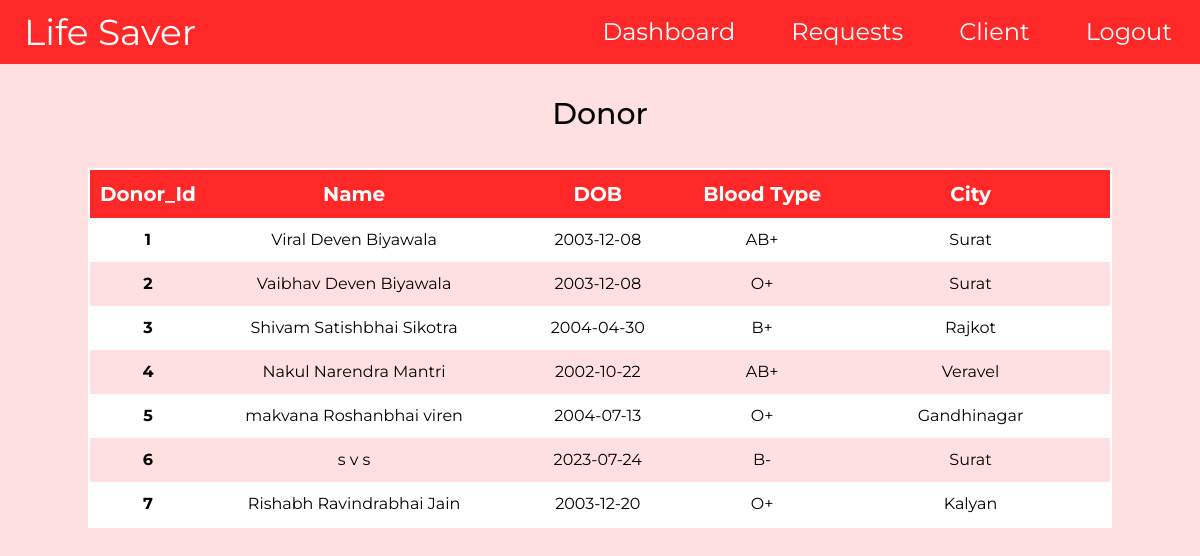
The page /Client/donor (signed in) on the database its author committed.
### app/models.py (models this page shows)
class Donor(UserMixin,db.Model):
    donor_id = db.Column(db.Integer, primary_key=True, autoincrement=True)
    d_email_id = db.Column(db.String(120), db.ForeignKey('r_donor.d_email_id'))
    first_name = db.Column(db.String(50), nullable=False)
    middle_name = db.Column(db.String(50), nullable=False)
    last_name = db.Column(db.String(50), nullable=False)
    date_of_birth = db.Column(db.Date, nullable=False)
    gender = db.Column(db.String(10), nullable=False)
    contact_phone = db.Column(db.Integer, nullable=False)
    contact_address = db.Column(db.String(300), nullable=False)
    city = db.Column(db.String(20), nullable=False)
    blood_type = db.Column(db.String(5), nullable=False)
    r_donor = db.relationship("RDonor", backref="donors")

### app/routes.py (the view)
@app.route('/Client/<id>',methods=['POST','GET'])
@login_required
@admin_required
def Client(id):
    if id == 'donor':
        drs = Donor.query.all()
    elif id == 'hospital':
        drs = RHospital.query.all()
    elif id == 'recipient':
        drs = Recipient.query.all()
    else:
        return redirect(url_for('Admin'))
    return render_template('Admin/Admin_Client.html',drs=drs,id=id)

### app/models.py (called while the page is built)
    def has_role(self, role):
        return role in self.roles

### app/routes.py (called while the page is built)
def admin_required(f):
    @wraps(f)
    def decorated_function(*args, **kwargs):
        if current_user.is_authenticated :
            if current_user.has_role('admin'):
                return f(*args, **kwargs)
            else:
                return redirect(url_for('index'))
        else:
            return redirect(url_for('index'))
    return decorated_function

@login_manager.user_loader
def load_user(user_id):
    donor = RDonor.query.get(user_id)
    if donor:
        return donor
    hospital = RHospital.query.get(user_id)
    if hospital:
        return hospital
    admin = AdminUser.query.get(user_id)
    if admin:
        return admin
    return None

### app/templates/Admin/Admin_Client.html (shortened to what this page needs)
<!DOCTYPE html>
<html lang="en" class="box-border scroll-smooth focus:scroll-auto">
  <head>
    <script src="https://cdn.tailwindcss.com"></script>
    <link
      rel="stylesheet"
      href="{{ url_for('static', filename='profile.css') }}"
    />
  </head>
  <body class="dreq-body bg-[#ffe0e0]">
    <nav class="bg-[#FF2828] w-full flex py-[12px] text-white text-[24px] max-[830px]:hidden ">
      <div
        class="flex items-center w-[20%] ml-6 text-4xl hover:tracking-[0.1em] transition-all duration-700 cursor-pointer">
        <a href="{{ url_for('index') }}">Life Saver</a>
      </div>
      <div class="flex w-[80%] justify-end items-center">
        <div class="cursor-pointer hover:border-b-2 hover:border-white transition-all duration-100 mx-7">
          <a href="{{ url_for('Admin') }}">Dashboard</a>
        </div>
        <div class="nav-btn p-dropdown ap-req-dropdown input">
          <div class="temp flex items-center">
            <button class="inline mx-[28px]" onclick="showItemS()">
              <div class="hover:border-b-2 hover:border-white transition-all duration-100">Requests</div>
            </button>
          </div>
        </div>
        <div class="nav-btn2 p-dropdown ap-client-dropdown input">
          <div class="temp flex items-center">
            <button class="inline mx-[28px]" onclick="showItemSClient()">
              <div id="profile-pic-main" class="hover:border-b-2 hover:border-white transition-all duration-100">Client
              </div>
            </button>
          </div>
        </div>
        <div class="cursor-pointer hover:border-b-2 hover:border-white transition-all duration-100 mx-7">
          <a href="{{ url_for('logout') }}">Logout</a>
        </div>
      </div>
    </nav>
    <div class="my-8  text-3xl font-medium text-center">{{id.capitalize()}}</div>
    <div class="mt-8 flex justify-center mb-[4rem]">
        <div
            class="c-right w-[90%]   px-7 pt-1"
          >
          {% if id == 'donor' %}
          <div class="overflow-x-scroll t-scroll">
            <table>
                <tr>
                  <th class="bg-[#ff2828] text-white text-xl ">Donor_Id</th>
                  <th class="bg-[#ff2828] text-white text-xl ">Name</th>
                  <th class="bg-[#ff2828] text-white text-xl ">DOB</th>
                  <th class="bg-[#ff2828] text-white text-xl ">Blood Type</th>
                  <th class="bg-[#ff2828] text-white text-xl ">City</th>
                </tr>
                {% for dr in drs%}
                <tr>
                  <td class="font-bold">{{ dr.donor_id }}</td>
                  <td>{{ dr.first_name + " " + dr.middle_name + " " + dr.last_name }}</td>
                  <td>{{ dr.date_of_birth }}</td>
                  <td>{{ dr.blood_type }}</td>
                  <td>{{ dr.city }}</td>
                </tr>
                {% endfor %}
            </table>
          </div>
            {% endif %}
        </div>
    </div>
  </body>
</html>

### app/static/profile.css (style rules this page uses)
body { font-family: 'Montserrat', sans-serif; }
:root { --text-sm:1rem; --text-md:2rem; --text-lg:2.5rem; --text-elg:3rem; --text-xxl:3.5rem; --border-rad-main:1.5rem; --border-rad:2rem; --primary-color:#ff2828; }
.p-dropdown { position: relative; }
table { border-collapse: collapse; width: 100%; }
th, td { padding: 10px; text-align: center; }
th { background-color: #FF2828; color: white; }
td { color:black; }
th:nth-child(1), td:nth-child(1) { width: 30%; }
th:nth-child(2), td:nth-child(2) { width: 30%; }
th:nth-child(3), td:nth-child(3) { width: 20%; }
th:nth-child(4), td:nth-child(4) { width: 25%; }
th,td { white-space: nowrap; }
.c-right th:nth-child(1),.c-right td:nth-child(1) { width: 10%; }
.c-right th:nth-child(2),.c-right td:nth-child(2) { width: 30%; }
.c-right th:nth-child(3),.c-right td:nth-child(3) { width: 20%; }
.c-right th:nth-child(4),.c-right td:nth-child(4) { width: 10%; }
.c-right th:nth-child(5),.c-right td:nth-child(5) { width: 30%; }
.c-right th, .c-right td { border: none; padding: 10px; text-align: center; }
.c-right tr:nth-child(even) { background-color: white; }
.c-right table { border:2px solid white; }

### rows shown on the page
Donor: donor_id "1", first_name+middle_name+last_name "Viral Deven Biyawala", date_of_birth "2003-12-08", blood_type "AB+", city "Surat"
Donor: donor_id "2", first_name+middle_name+last_name "Vaibhav Deven Biyawala", date_of_birth "2003-12-08", blood_type "O+", city "Surat"
Donor: donor_id "3", first_name+middle_name+last_name "Shivam Satishbhai Sikotra", date_of_birth "2004-04-30", blood_type "B+", city "Rajkot"
Donor: donor_id "4", first_name+middle_name+last_name "Nakul Narendra Mantri", date_of_birth "2002-10-22", blood_type "AB+", city "Veravel"
Donor: donor_id "5", first_name+middle_name+last_name "makvana Roshanbhai viren", date_of_birth "2004-07-13", blood_type "O+", city "Gandhinagar"
Donor: donor_id "6", first_name+middle_name+last_name "s v s", date_of_birth "2023-07-24", blood_type "B-", city "Surat"
Donor: donor_id "7", first_name+middle_name+last_name "Rishabh Ravindrabhai Jain", date_of_birth "2003-12-20", blood_type "O+", city "Kalyan"

### other values the page prints
{{ id.capitalize() }} "Donor"
